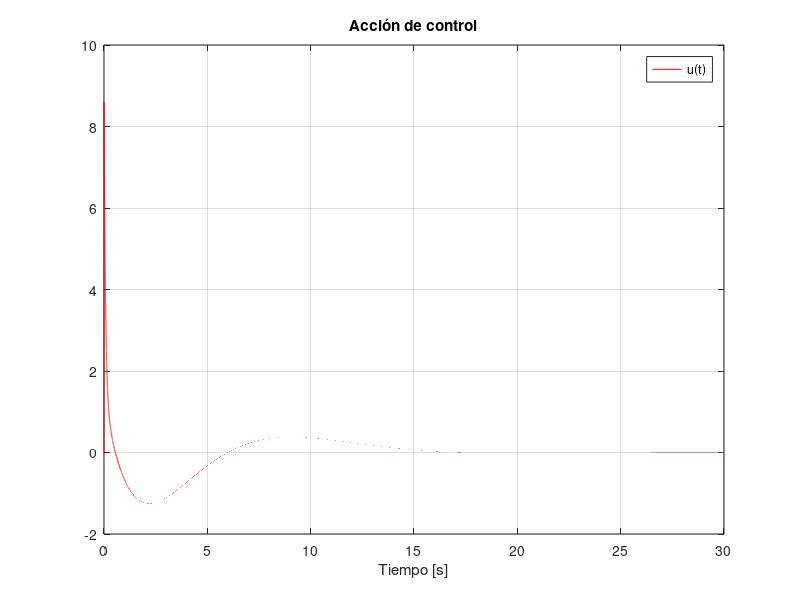
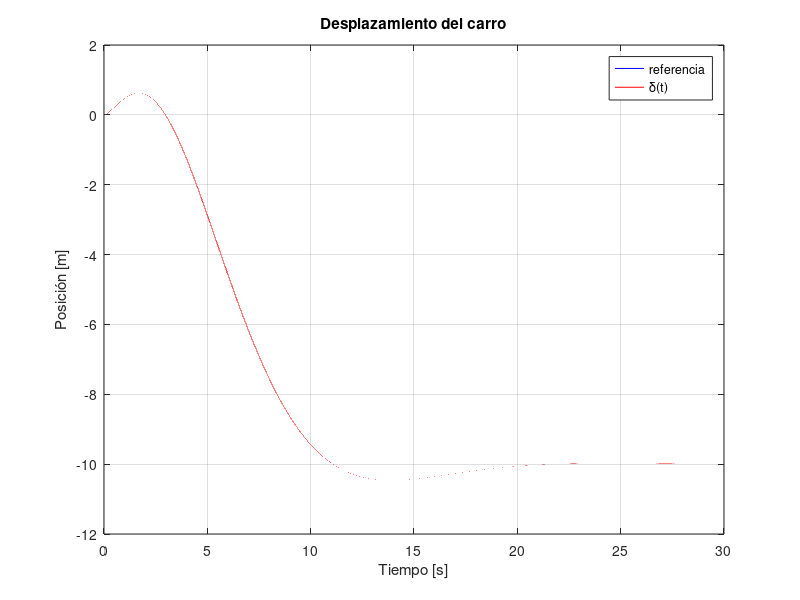
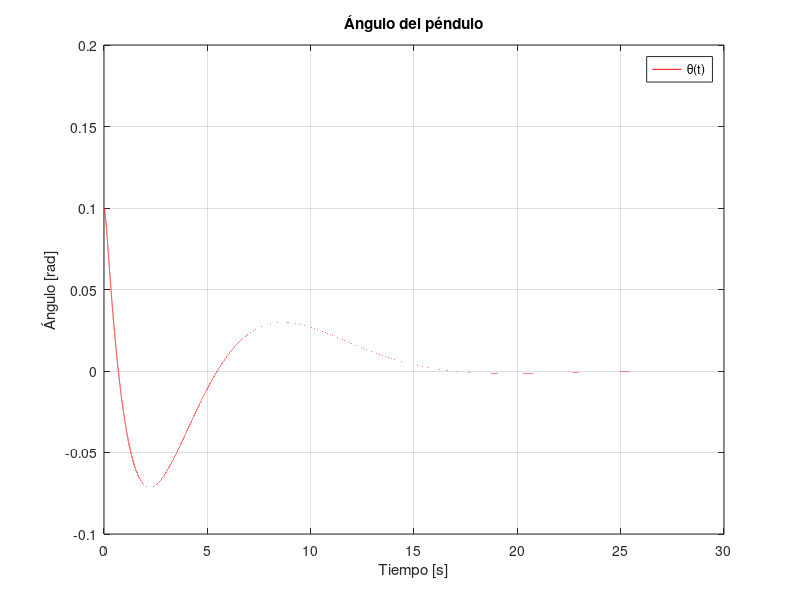

Source code (MATLAB) for these figures, in order:
% Caso de estudio 2 - Péndulo invertido apartado 3
clc;clear all;close all

% Parámetros
m = 0.1;
F = 0.1;
l = 1.6;
g = 9.8;
M = 1.5; 
t_etapa = 1e-4; tF = 30;
t = 0:t_etapa:tF;
tiempo = round(tF/t_etapa);

% Matrices x = [delta ; delta_p ; phi ; phi_p]
A = [0 1 0 0;0 -F/M -m*g/M 0; 0 0 0 1; 0 F/(l*M) g*(m+M)/(l*M) 0];
B = [0; 1/M; 0; -1/(l*M)];
C = [1 0 0 0; 0 0 1 0];
D = 0;

% Controlabilidad y observabilidad
Co = ctrb(A, B);
rank(Co) % = 4 por ende es controlable
Ob = obsv(A,C);
rank(Ob) % = 4 por ende es observable

% LQR
Q = diag([1 1 1000 10000]);
R = 10;
K = lqr(A,B,Q,R);

% Ganancia de prealimentación
G = -inv(C(1,:)*inv(A-B*K)*B);

% Referencia
ref = 0*t - 10;

% Condidiones iniciales
x0 = [0 0 0 0];
delta(1) = 0;
delta_p(1) = 0;
phi(1) = 0.1;
phi_p(1) = 0;
u(1) = 0;
phi_pp = 0;

% Iteración
for i=1:1:tiempo
x = [delta(i); delta_p(i); phi(i); phi_p(i)];

u(i+1) = -K*x+ref(i)*G;

delta_pp = 1/(M+m) *(-m*l*phi_pp*cos(phi(i))+m*l*(phi_p(i))^2*sin(phi(i))-F*delta_p(i)+u(i));
phi_pp = (1/l)* (g*sin(phi(i))-delta_pp*cos(phi(i)));

delta_p(i+1) = delta_p(i)+t_etapa*delta_pp;
delta(i+1) = delta(i) + t_etapa*delta_p(i);
phi_p(i+1) = phi_p(i) + t_etapa*phi_pp;
phi(i+1) = phi(i) + t_etapa*phi_p(i);
end

% Gráficas
figure
plot(t,u,'r');
title('Acción de control');
xlabel('Tiempo [s]');
legend('u(t)');
grid on;

figure
plot(t,ref,'b');
grid on;
hold on;
plot(t,delta,'r');
title('Desplazamiento del carro');
xlabel('Tiempo [s]');
ylabel('Posición [m]');
legend('referencia','δ(t)');

figure
plot(t,phi,'r');
title('Ángulo del péndulo');
xlabel('Tiempo [s]');
ylabel('Ángulo [rad]');
legend('θ(t)');
grid on;

disp("Terminado")
